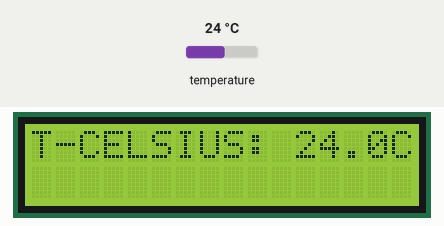
Recording of a program running on a simulated Raspberry Pi (BCM pin numbers). On the bench: 16×2 character LCD. The test bench sets the inputs (shaded band); at power-on: temperature 24 °C.

Above: at 1.4 s.
1.5 s: temperature set to 41 °C
At 1.8 s:
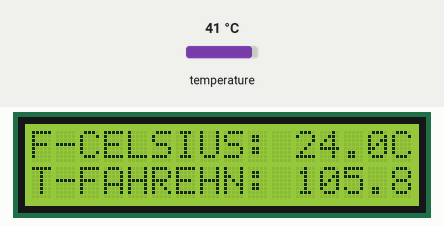
5.1 s: temperature set to 12 °C
At 6.7 s:
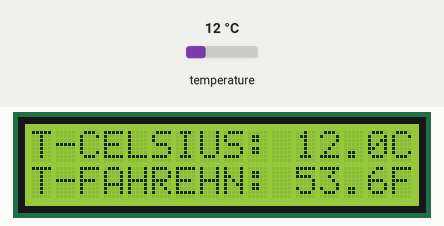
7.6 s: temperature set to 19 °C
At 9.7 s:
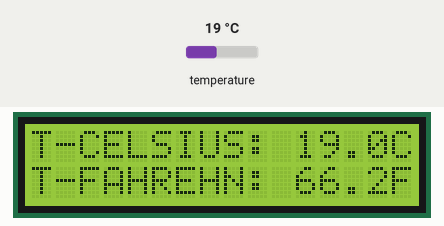
Timing chart, 0 to 11.2 s (numbered marks = the images above; inputs shaded):
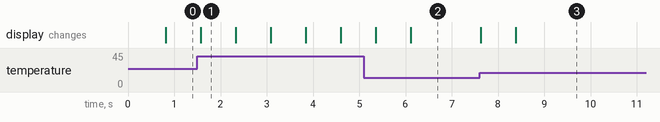

Measured:
- after the input at 1.5 s, the display: changes after 0.07 s (image 1)
- after the input at 5.1 s, the display: first changes after 0.26 s (image 2 shows a later state)
- after the input at 7.6 s, the display: first changes at once (image 3 shows a later state)
- what the display in image 1 shows lasts 0.7 s, from 1.6 s to 2.3 s

The program:

temp_lcd.py
```python
import os
import glob
import time
from RPLCD import CharLCD

lcd = CharLCD(cols=16, rows=2, pin_rs=37, pin_e=35, pins_data=[33, 31, 29, 23])

os.system('modprobe w1-gpio')
os.system('modprobe w1-therm')

base_dir = '/sys/bus/w1/devices/'
device_folder = glob.glob(base_dir + '28*')[0]
device_file = device_folder + '/w1_slave'

def read_temp_raw():
    f = open(device_file, 'r')
    lines = f.readlines()
    f.close()
    return lines

#CELSIUS
def read_temp_c():
    lines = read_temp_raw()
    while lines[0].strip()[-3:] != 'YES':
        time.sleep(0.2)
        lines = read_temp_raw()
    equals_pos = lines[1].find('t=')
    if equals_pos != -1:
        temp_string = lines[1][equals_pos+2:]
        temp_c = int(temp_string) / 1000.0
        temp_c = str(round(temp_c, 1))
        return temp_c

#FAHRENHEIT
def read_temp_f():
    lines = read_temp_raw()
    while lines[0].strip()[-3:] != 'YES':
        time.sleep(0.2)
        lines = read_temp_raw()
    equals_pos = lines[1].find('t=')
    if equals_pos != -1:
        temp_string = lines[1][equals_pos+2:]
        temp_f = (int(temp_string) / 1000.0) * 9.0 / 5.0 + 32.0
        temp_f = str(round(temp_f, 1))
        return temp_f

while True:

    lcd.cursor_pos = (0, 0)
    lcd.write_string("T-CELSIUS: " + read_temp_c() + "C")
    lcd.cursor_pos = (1, 0)
    lcd.write_string("T-FAHREHN: " + read_temp_f() + "F")
```
